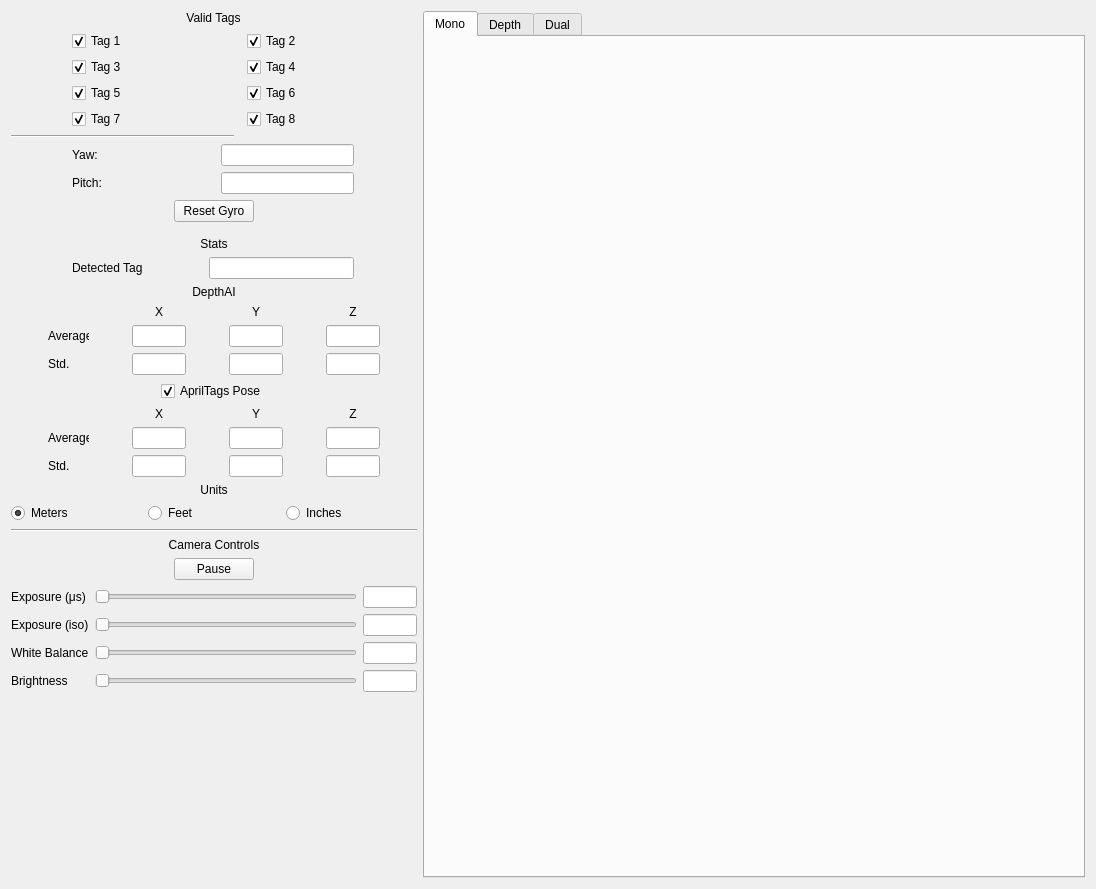
<?xml version="1.0" encoding="UTF-8"?>
<ui version="4.0">
 <class>Form</class>
 <widget class="QWidget" name="Form">
  <property name="geometry">
   <rect>
    <x>0</x>
    <y>0</y>
    <width>1096</width>
    <height>889</height>
   </rect>
  </property>
  <property name="minimumSize">
   <size>
    <width>860</width>
    <height>433</height>
   </size>
  </property>
  <property name="maximumSize">
   <size>
    <width>16777215</width>
    <height>16777215</height>
   </size>
  </property>
  <property name="windowTitle">
   <string>Form</string>
  </property>
  <layout class="QGridLayout" name="gridLayout_12">
   <item row="0" column="0">
    <layout class="QVBoxLayout" name="verticalLayout">
     <item alignment="Qt::AlignHCenter">
      <widget class="QLabel" name="label">
       <property name="maximumSize">
        <size>
         <width>223</width>
         <height>16777215</height>
        </size>
       </property>
       <property name="text">
        <string>Valid Tags</string>
       </property>
       <property name="alignment">
        <set>Qt::AlignCenter</set>
       </property>
      </widget>
     </item>
     <item>
      <layout class="QGridLayout" name="gridLayout_4">
       <item row="2" column="0">
        <widget class="QCheckBox" name="tagCheckbox3">
         <property name="maximumSize">
          <size>
           <width>108</width>
           <height>16777215</height>
          </size>
         </property>
         <property name="text">
          <string>Tag 3</string>
         </property>
         <property name="checked">
          <bool>true</bool>
         </property>
        </widget>
       </item>
       <item row="4" column="0">
        <widget class="QCheckBox" name="tagCheckbox5">
         <property name="maximumSize">
          <size>
           <width>108</width>
           <height>16777215</height>
          </size>
         </property>
         <property name="text">
          <string>Tag 5</string>
         </property>
         <property name="checked">
          <bool>true</bool>
         </property>
        </widget>
       </item>
       <item row="0" column="0">
        <widget class="QCheckBox" name="tagCheckbox1">
         <property name="maximumSize">
          <size>
           <width>108</width>
           <height>16777215</height>
          </size>
         </property>
         <property name="text">
          <string>Tag 1</string>
         </property>
         <property name="checked">
          <bool>true</bool>
         </property>
        </widget>
       </item>
       <item row="0" column="1">
        <widget class="QCheckBox" name="tagCheckbox2">
         <property name="maximumSize">
          <size>
           <width>107</width>
           <height>16777215</height>
          </size>
         </property>
         <property name="text">
          <string>Tag 2</string>
         </property>
         <property name="checked">
          <bool>true</bool>
         </property>
         <property name="tristate">
          <bool>false</bool>
         </property>
        </widget>
       </item>
       <item row="2" column="1">
        <widget class="QCheckBox" name="tagCheckbox4">
         <property name="maximumSize">
          <size>
           <width>107</width>
           <height>16777215</height>
          </size>
         </property>
         <property name="text">
          <string>Tag 4</string>
         </property>
         <property name="checked">
          <bool>true</bool>
         </property>
        </widget>
       </item>
       <item row="4" column="1">
        <widget class="QCheckBox" name="tagCheckbox6">
         <property name="maximumSize">
          <size>
           <width>107</width>
           <height>16777215</height>
          </size>
         </property>
         <property name="text">
          <string>Tag 6</string>
         </property>
         <property name="checked">
          <bool>true</bool>
         </property>
        </widget>
       </item>
       <item row="5" column="1">
        <widget class="QCheckBox" name="tagCheckbox8">
         <property name="maximumSize">
          <size>
           <width>107</width>
           <height>16777215</height>
          </size>
         </property>
         <property name="text">
          <string>Tag 8</string>
         </property>
         <property name="checked">
          <bool>true</bool>
         </property>
        </widget>
       </item>
       <item row="5" column="0">
        <widget class="QCheckBox" name="tagCheckbox7">
         <property name="maximumSize">
          <size>
           <width>108</width>
           <height>16777215</height>
          </size>
         </property>
         <property name="text">
          <string>Tag 7</string>
         </property>
         <property name="checked">
          <bool>true</bool>
         </property>
        </widget>
       </item>
      </layout>
     </item>
     <item>
      <widget class="Line" name="line">
       <property name="maximumSize">
        <size>
         <width>223</width>
         <height>16777215</height>
        </size>
       </property>
       <property name="orientation">
        <enum>Qt::Horizontal</enum>
       </property>
      </widget>
     </item>
     <item>
      <layout class="QGridLayout" name="gridLayout">
       <item row="2" column="1">
        <widget class="QLineEdit" name="pitchValue">
         <property name="sizePolicy">
          <sizepolicy hsizetype="Minimum" vsizetype="Fixed">
           <horstretch>0</horstretch>
           <verstretch>0</verstretch>
          </sizepolicy>
         </property>
         <property name="maximumSize">
          <size>
           <width>133</width>
           <height>16777215</height>
          </size>
         </property>
         <property name="readOnly">
          <bool>true</bool>
         </property>
        </widget>
       </item>
       <item row="2" column="0">
        <widget class="QLabel" name="pitchLabel">
         <property name="sizePolicy">
          <sizepolicy hsizetype="Minimum" vsizetype="Minimum">
           <horstretch>0</horstretch>
           <verstretch>0</verstretch>
          </sizepolicy>
         </property>
         <property name="maximumSize">
          <size>
           <width>82</width>
           <height>16777215</height>
          </size>
         </property>
         <property name="text">
          <string>Pitch:</string>
         </property>
        </widget>
       </item>
       <item row="1" column="0">
        <widget class="QLabel" name="yawLabel">
         <property name="sizePolicy">
          <sizepolicy hsizetype="Minimum" vsizetype="Minimum">
           <horstretch>0</horstretch>
           <verstretch>0</verstretch>
          </sizepolicy>
         </property>
         <property name="maximumSize">
          <size>
           <width>82</width>
           <height>16777215</height>
          </size>
         </property>
         <property name="text">
          <string>Yaw:</string>
         </property>
        </widget>
       </item>
       <item row="1" column="1">
        <widget class="QLineEdit" name="yawValue">
         <property name="sizePolicy">
          <sizepolicy hsizetype="Minimum" vsizetype="Minimum">
           <horstretch>0</horstretch>
           <verstretch>0</verstretch>
          </sizepolicy>
         </property>
         <property name="maximumSize">
          <size>
           <width>133</width>
           <height>16777215</height>
          </size>
         </property>
        </widget>
       </item>
      </layout>
     </item>
     <item alignment="Qt::AlignHCenter">
      <widget class="QPushButton" name="resetGyroBtn">
       <property name="maximumSize">
        <size>
         <width>223</width>
         <height>16777215</height>
        </size>
       </property>
       <property name="text">
        <string>Reset Gyro</string>
       </property>
      </widget>
     </item>
     <item alignment="Qt::AlignHCenter">
      <widget class="Line" name="line_2">
       <property name="maximumSize">
        <size>
         <width>16777215</width>
         <height>16777215</height>
        </size>
       </property>
       <property name="orientation">
        <enum>Qt::Horizontal</enum>
       </property>
      </widget>
     </item>
     <item>
      <widget class="QLabel" name="label_2">
       <property name="maximumSize">
        <size>
         <width>16777215</width>
         <height>16777215</height>
        </size>
       </property>
       <property name="text">
        <string>Stats</string>
       </property>
       <property name="alignment">
        <set>Qt::AlignCenter</set>
       </property>
      </widget>
     </item>
     <item>
      <layout class="QGridLayout" name="gridLayout_3">
       <item row="0" column="0">
        <widget class="QLabel" name="label_3">
         <property name="maximumSize">
          <size>
           <width>70</width>
           <height>16777215</height>
          </size>
         </property>
         <property name="text">
          <string>Detected Tags</string>
         </property>
        </widget>
       </item>
       <item row="0" column="1">
        <widget class="QLineEdit" name="detectedTagsValue">
         <property name="maximumSize">
          <size>
           <width>145</width>
           <height>16777215</height>
          </size>
         </property>
        </widget>
       </item>
      </layout>
     </item>
     <item alignment="Qt::AlignHCenter">
      <widget class="QLabel" name="label_4">
       <property name="maximumSize">
        <size>
         <width>223</width>
         <height>16777215</height>
        </size>
       </property>
       <property name="text">
        <string>DepthAI</string>
       </property>
       <property name="alignment">
        <set>Qt::AlignCenter</set>
       </property>
      </widget>
     </item>
     <item>
      <layout class="QGridLayout" name="gridLayout_6">
       <property name="sizeConstraint">
        <enum>QLayout::SetDefaultConstraint</enum>
       </property>
       <item row="0" column="1">
        <widget class="QLabel" name="label_6">
         <property name="maximumSize">
          <size>
           <width>54</width>
           <height>16777215</height>
          </size>
         </property>
         <property name="text">
          <string>X</string>
         </property>
         <property name="alignment">
          <set>Qt::AlignCenter</set>
         </property>
        </widget>
       </item>
       <item row="1" column="2">
        <widget class="QLineEdit" name="avgDepthYValue">
         <property name="maximumSize">
          <size>
           <width>54</width>
           <height>16777215</height>
          </size>
         </property>
        </widget>
       </item>
       <item row="1" column="3">
        <widget class="QLineEdit" name="avgDepthZValue">
         <property name="maximumSize">
          <size>
           <width>54</width>
           <height>16777215</height>
          </size>
         </property>
        </widget>
       </item>
       <item row="2" column="2">
        <widget class="QLineEdit" name="stdDepthYValue">
         <property name="maximumSize">
          <size>
           <width>54</width>
           <height>16777215</height>
          </size>
         </property>
        </widget>
       </item>
       <item row="2" column="3">
        <widget class="QLineEdit" name="stdDepthZValue">
         <property name="maximumSize">
          <size>
           <width>54</width>
           <height>16777215</height>
          </size>
         </property>
        </widget>
       </item>
       <item row="1" column="0">
        <widget class="QLabel" name="label_5">
         <property name="maximumSize">
          <size>
           <width>41</width>
           <height>16777215</height>
          </size>
         </property>
         <property name="text">
          <string>Average</string>
         </property>
        </widget>
       </item>
       <item row="2" column="1">
        <widget class="QLineEdit" name="stdDepthXValue">
         <property name="maximumSize">
          <size>
           <width>54</width>
           <height>16777215</height>
          </size>
         </property>
        </widget>
       </item>
       <item row="0" column="3">
        <widget class="QLabel" name="label_8">
         <property name="maximumSize">
          <size>
           <width>54</width>
           <height>16777215</height>
          </size>
         </property>
         <property name="text">
          <string>Z</string>
         </property>
         <property name="alignment">
          <set>Qt::AlignCenter</set>
         </property>
        </widget>
       </item>
       <item row="0" column="2">
        <widget class="QLabel" name="label_7">
         <property name="maximumSize">
          <size>
           <width>54</width>
           <height>16777215</height>
          </size>
         </property>
         <property name="text">
          <string>Y</string>
         </property>
         <property name="alignment">
          <set>Qt::AlignCenter</set>
         </property>
        </widget>
       </item>
       <item row="2" column="0">
        <widget class="QLabel" name="label_9">
         <property name="maximumSize">
          <size>
           <width>41</width>
           <height>16777215</height>
          </size>
         </property>
         <property name="text">
          <string>Std.</string>
         </property>
        </widget>
       </item>
       <item row="1" column="1">
        <widget class="QLineEdit" name="avgDepthXValue">
         <property name="maximumSize">
          <size>
           <width>54</width>
           <height>16777215</height>
          </size>
         </property>
        </widget>
       </item>
      </layout>
     </item>
     <item alignment="Qt::AlignHCenter">
      <widget class="QCheckBox" name="solvePnpEnableBtn">
       <property name="enabled">
        <bool>true</bool>
       </property>
       <property name="sizePolicy">
        <sizepolicy hsizetype="Minimum" vsizetype="Fixed">
         <horstretch>0</horstretch>
         <verstretch>0</verstretch>
        </sizepolicy>
       </property>
       <property name="layoutDirection">
        <enum>Qt::LeftToRight</enum>
       </property>
       <property name="text">
        <string>AprilTags Pose</string>
       </property>
       <property name="checked">
        <bool>true</bool>
       </property>
      </widget>
     </item>
     <item>
      <layout class="QGridLayout" name="gridLayout_8">
       <item row="1" column="2">
        <widget class="QLabel" name="label_14">
         <property name="maximumSize">
          <size>
           <width>54</width>
           <height>16777215</height>
          </size>
         </property>
         <property name="text">
          <string>Y</string>
         </property>
         <property name="alignment">
          <set>Qt::AlignCenter</set>
         </property>
        </widget>
       </item>
       <item row="1" column="3">
        <widget class="QLabel" name="label_15">
         <property name="maximumSize">
          <size>
           <width>54</width>
           <height>16777215</height>
          </size>
         </property>
         <property name="text">
          <string>Z</string>
         </property>
         <property name="alignment">
          <set>Qt::AlignCenter</set>
         </property>
        </widget>
       </item>
       <item row="2" column="0">
        <widget class="QLabel" name="label_11">
         <property name="maximumSize">
          <size>
           <width>41</width>
           <height>16777215</height>
          </size>
         </property>
         <property name="text">
          <string>Average</string>
         </property>
        </widget>
       </item>
       <item row="3" column="3">
        <widget class="QLineEdit" name="stdPnpZValue">
         <property name="maximumSize">
          <size>
           <width>54</width>
           <height>16777215</height>
          </size>
         </property>
        </widget>
       </item>
       <item row="2" column="1">
        <widget class="QLineEdit" name="avgPnpXValue">
         <property name="maximumSize">
          <size>
           <width>54</width>
           <height>16777215</height>
          </size>
         </property>
        </widget>
       </item>
       <item row="3" column="2">
        <widget class="QLineEdit" name="stdPnpYValue">
         <property name="maximumSize">
          <size>
           <width>54</width>
           <height>16777215</height>
          </size>
         </property>
        </widget>
       </item>
       <item row="1" column="1">
        <widget class="QLabel" name="label_13">
         <property name="maximumSize">
          <size>
           <width>54</width>
           <height>16777215</height>
          </size>
         </property>
         <property name="text">
          <string>X</string>
         </property>
         <property name="alignment">
          <set>Qt::AlignCenter</set>
         </property>
        </widget>
       </item>
       <item row="2" column="3">
        <widget class="QLineEdit" name="avgPnpZValue">
         <property name="maximumSize">
          <size>
           <width>54</width>
           <height>16777215</height>
          </size>
         </property>
        </widget>
       </item>
       <item row="2" column="2">
        <widget class="QLineEdit" name="avgPnpYValue">
         <property name="maximumSize">
          <size>
           <width>54</width>
           <height>16777215</height>
          </size>
         </property>
        </widget>
       </item>
       <item row="3" column="0">
        <widget class="QLabel" name="label_12">
         <property name="maximumSize">
          <size>
           <width>41</width>
           <height>16777215</height>
          </size>
         </property>
         <property name="text">
          <string>Std.</string>
         </property>
        </widget>
       </item>
       <item row="3" column="1">
        <widget class="QLineEdit" name="stdPnpXValue">
         <property name="maximumSize">
          <size>
           <width>54</width>
           <height>16777215</height>
          </size>
         </property>
        </widget>
       </item>
      </layout>
     </item>
     <item>
      <widget class="QLabel" name="label_16">
       <property name="text">
        <string>Units</string>
       </property>
       <property name="alignment">
        <set>Qt::AlignCenter</set>
       </property>
      </widget>
     </item>
     <item>
      <layout class="QGridLayout" name="gridLayout_10">
       <item row="0" column="0">
        <widget class="QRadioButton" name="metersSelectBtn">
         <property name="text">
          <string>Meters</string>
         </property>
         <property name="checked">
          <bool>true</bool>
         </property>
         <attribute name="buttonGroup">
          <string notr="true">unitsButtonGroup</string>
         </attribute>
        </widget>
       </item>
       <item row="0" column="1">
        <widget class="QRadioButton" name="feetSelectBtn">
         <property name="text">
          <string>Feet</string>
         </property>
         <attribute name="buttonGroup">
          <string notr="true">unitsButtonGroup</string>
         </attribute>
        </widget>
       </item>
       <item row="0" column="2">
        <widget class="QRadioButton" name="inchesSelectBtn">
         <property name="text">
          <string>Inches</string>
         </property>
         <attribute name="buttonGroup">
          <string notr="true">unitsButtonGroup</string>
         </attribute>
        </widget>
       </item>
      </layout>
     </item>
     <item>
      <widget class="Line" name="line_3">
       <property name="orientation">
        <enum>Qt::Horizontal</enum>
       </property>
      </widget>
     </item>
     <item>
      <widget class="QLabel" name="label_10">
       <property name="text">
        <string>Camera Controls</string>
       </property>
       <property name="alignment">
        <set>Qt::AlignCenter</set>
       </property>
      </widget>
     </item>
     <item alignment="Qt::AlignHCenter">
      <widget class="QPushButton" name="pauseResumeBtn">
       <property name="maximumSize">
        <size>
         <width>223</width>
         <height>16777215</height>
        </size>
       </property>
       <property name="text">
        <string>Pause</string>
       </property>
      </widget>
     </item>
     <item>
      <layout class="QGridLayout" name="gridLayout_11">
       <item row="0" column="0">
        <widget class="QLabel" name="exposureTimeLabel">
         <property name="text">
          <string>Exposure (μs)</string>
         </property>
        </widget>
       </item>
       <item row="1" column="0">
        <widget class="QLabel" name="exposureIsoLabel">
         <property name="text">
          <string>Exposure (iso)</string>
         </property>
        </widget>
       </item>
       <item row="1" column="1">
        <widget class="QSlider" name="exposureIsoSlider">
         <property name="orientation">
          <enum>Qt::Horizontal</enum>
         </property>
        </widget>
       </item>
       <item row="1" column="2">
        <widget class="QLineEdit" name="exposureIsoValue">
         <property name="maximumSize">
          <size>
           <width>54</width>
           <height>16777215</height>
          </size>
         </property>
        </widget>
       </item>
       <item row="3" column="0">
        <widget class="QLabel" name="brightnessLabel">
         <property name="text">
          <string>Brightness</string>
         </property>
        </widget>
       </item>
       <item row="0" column="1">
        <widget class="QSlider" name="exposureTimeSlider">
         <property name="enabled">
          <bool>true</bool>
         </property>
         <property name="autoFillBackground">
          <bool>false</bool>
         </property>
         <property name="orientation">
          <enum>Qt::Horizontal</enum>
         </property>
         <property name="tickPosition">
          <enum>QSlider::NoTicks</enum>
         </property>
        </widget>
       </item>
       <item row="0" column="2">
        <widget class="QLineEdit" name="exposureTimeValue">
         <property name="maximumSize">
          <size>
           <width>54</width>
           <height>16777215</height>
          </size>
         </property>
        </widget>
       </item>
       <item row="2" column="0">
        <widget class="QLabel" name="whiteBalanceLabel">
         <property name="text">
          <string>White Balance</string>
         </property>
        </widget>
       </item>
       <item row="3" column="1">
        <widget class="QSlider" name="brightnessSlider">
         <property name="orientation">
          <enum>Qt::Horizontal</enum>
         </property>
        </widget>
       </item>
       <item row="2" column="1">
        <widget class="QSlider" name="whiteBalanceSlider">
         <property name="orientation">
          <enum>Qt::Horizontal</enum>
         </property>
        </widget>
       </item>
       <item row="2" column="2">
        <widget class="QLineEdit" name="whiteBalanceValue">
         <property name="maximumSize">
          <size>
           <width>54</width>
           <height>16777215</height>
          </size>
         </property>
        </widget>
       </item>
       <item row="3" column="2">
        <widget class="QLineEdit" name="brightnessValue">
         <property name="maximumSize">
          <size>
           <width>54</width>
           <height>16777215</height>
          </size>
         </property>
        </widget>
       </item>
      </layout>
     </item>
     <item>
      <spacer name="verticalSpacer">
       <property name="orientation">
        <enum>Qt::Vertical</enum>
       </property>
       <property name="sizeHint" stdset="0">
        <size>
         <width>20</width>
         <height>40</height>
        </size>
       </property>
      </spacer>
     </item>
    </layout>
   </item>
   <item row="0" column="1">
    <widget class="QTabWidget" name="frameWidget">
     <property name="currentIndex">
      <number>0</number>
     </property>
     <widget class="QWidget" name="monoRightView">
      <attribute name="title">
       <string>Mono</string>
      </attribute>
      <layout class="QGridLayout" name="gridLayout_9">
       <item row="0" column="0">
        <widget class="QLabel" name="monoFrame">
         <property name="minimumSize">
          <size>
           <width>640</width>
           <height>360</height>
          </size>
         </property>
         <property name="text">
          <string/>
         </property>
        </widget>
       </item>
      </layout>
     </widget>
     <widget class="QWidget" name="depthView">
      <attribute name="title">
       <string>Depth</string>
      </attribute>
      <layout class="QGridLayout" name="gridLayout_2">
       <item row="1" column="0">
        <widget class="QLabel" name="depthFrame">
         <property name="minimumSize">
          <size>
           <width>640</width>
           <height>360</height>
          </size>
         </property>
         <property name="text">
          <string/>
         </property>
         <property name="alignment">
          <set>Qt::AlignCenter</set>
         </property>
        </widget>
       </item>
      </layout>
     </widget>
     <widget class="QWidget" name="stackedView">
      <attribute name="title">
       <string>Dual</string>
      </attribute>
      <layout class="QVBoxLayout" name="verticalLayout_3">
       <item>
        <layout class="QVBoxLayout" name="verticalLayout_2">
         <item>
          <widget class="QLabel" name="monoFrame2">
           <property name="text">
            <string/>
           </property>
           <property name="alignment">
            <set>Qt::AlignCenter</set>
           </property>
          </widget>
         </item>
         <item>
          <widget class="QLabel" name="depthFrame2">
           <property name="layoutDirection">
            <enum>Qt::RightToLeft</enum>
           </property>
           <property name="text">
            <string/>
           </property>
           <property name="alignment">
            <set>Qt::AlignCenter</set>
           </property>
          </widget>
         </item>
        </layout>
       </item>
      </layout>
     </widget>
    </widget>
   </item>
  </layout>
 </widget>
 <resources/>
 <connections/>
 <buttongroups>
  <buttongroup name="unitsButtonGroup"/>
 </buttongroups>
</ui>
